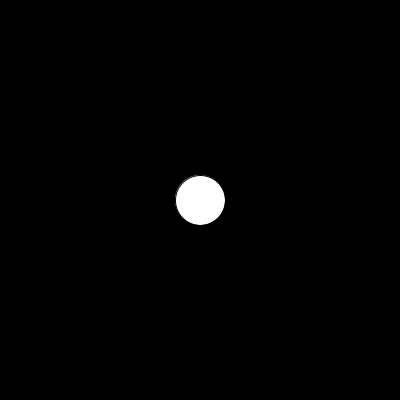
Frame 1 (no input)
Frame 60 (the mouse pressed at the canvas centre just before this capture): identical to frame 1, image omitted
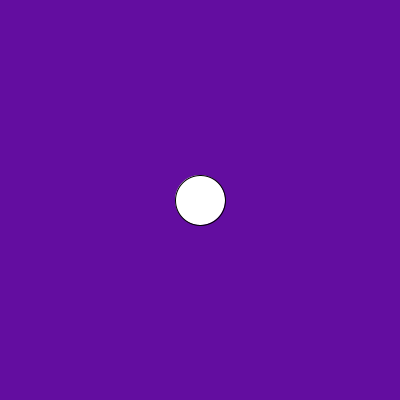
Frame 120 (the mouse held since frame 60 and released just before this capture)

The Processing sketch that drew these frames (run headless with seeded random() and noise(); from frame 60 on, the mouse is pressed at the canvas centre):

// Processing sketch: boton_circular_random
// ── boton_circular_random.pde
color miColor;

void setup() {
  size(400, 400);
  textSize(30);
}

void draw() {
  background(miColor);
  if(dist(mouseX, mouseY, 200, 200) < 50/2){
    miColor = color(random(255),random(255),random(255));
  }else{
    fill(255);
  }
  
  ellipse(200,200,50,50);
  //line(mouseX, mouseY, 200, 200);
  
  
}

void mouseClicked() {
}

void keyPressed() {
}
